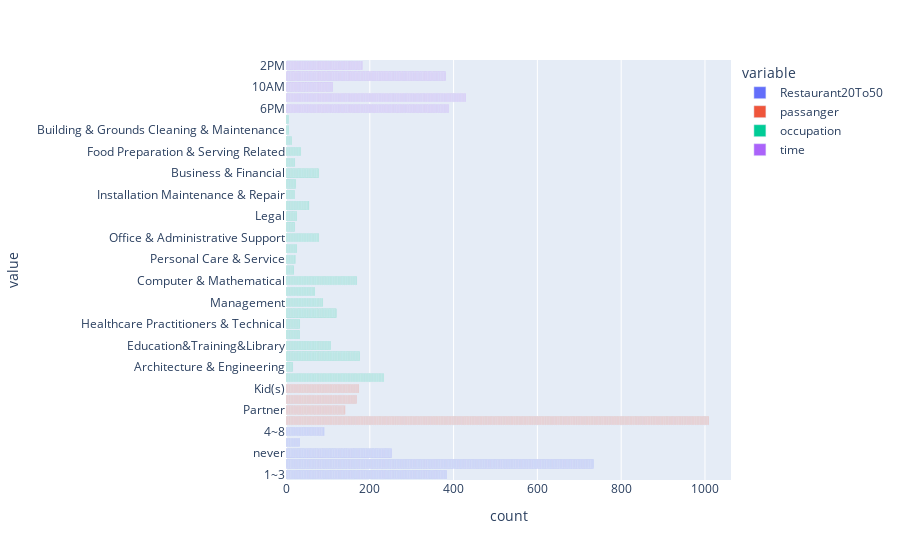

The notebook cell saved with this chart:
### Code cell
px.bar(r20_50_df, x=['Restaurant20To50', 'passanger', 'occupation', 'time'])

### Figure 1 — Plotly figure (JSON) as saved in the notebook; plotly's stock layout.template omitted (floating-point values rounded to 4 significant figures; data arrays with more than 128 entries replaced by an {"elided": "..."} marker saying what was removed)
{"data": [{"alignmentgroup": "True", "hovertemplate": "variable=Restaurant20To50<br>count=%{x}<br>value=%{y}<extra></extra>", "legendgroup": "Restaurant20To50", "marker": {"color": "#636efa", "pattern": {"shape": ""}}, "name": "Restaurant20To50", "offsetgroup": "Restaurant20To50", "orientation": "h", "showlegend": true, "textposition": "auto", "type": "bar", "x": {"elided": "1492 int values"}, "xaxis": "x", "y": {"elided": "1492 str values"}, "yaxis": "y"}, {"alignmentgroup": "True", "hovertemplate": "variable=passanger<br>count=%{x}<br>value=%{y}<extra></extra>", "legendgroup": "passanger", "marker": {"color": "#EF553B", "pattern": {"shape": ""}}, "name": "passanger", "offsetgroup": "passanger", "orientation": "h", "showlegend": true, "textposition": "auto", "type": "bar", "x": {"elided": "1492 int values"}, "xaxis": "x", "y": {"elided": "1492 str values"}, "yaxis": "y"}, {"alignmentgroup": "True", "hovertemplate": "variable=occupation<br>count=%{x}<br>value=%{y}<extra></extra>", "legendgroup": "occupation", "marker": {"color": "#00cc96", "pattern": {"shape": ""}}, "name": "occupation", "offsetgroup": "occupation", "orientation": "h", "showlegend": true, "textposition": "auto", "type": "bar", "x": {"elided": "1492 int values"}, "xaxis": "x", "y": {"elided": "1492 str values"}, "yaxis": "y"}, {"alignmentgroup": "True", "hovertemplate": "variable=time<br>count=%{x}<br>value=%{y}<extra></extra>", "legendgroup": "time", "marker": {"color": "#ab63fa", "pattern": {"shape": ""}}, "name": "time", "offsetgroup": "time", "orientation": "h", "showlegend": true, "textposition": "auto", "type": "bar", "x": {"elided": "1492 int values"}, "xaxis": "x", "y": {"elided": "1492 str values"}, "yaxis": "y"}], "layout": {"autosize": true, "barmode": "relative", "legend": {"title": {"text": "variable"}, "tracegroupgap": 0}, "margin": {"t": 60}, "xaxis": {"anchor": "y", "autorange": true, "domain": [0, 1], "range": [0, 1062.0], "title": {"text": "count"}, "type": "linear"}, "yaxis": {"anchor": "x", "autorange": true, "domain": [0, 1], "range": [-0.5, 38.5], "title": {"text": "value"}, "type": "category"}}}
